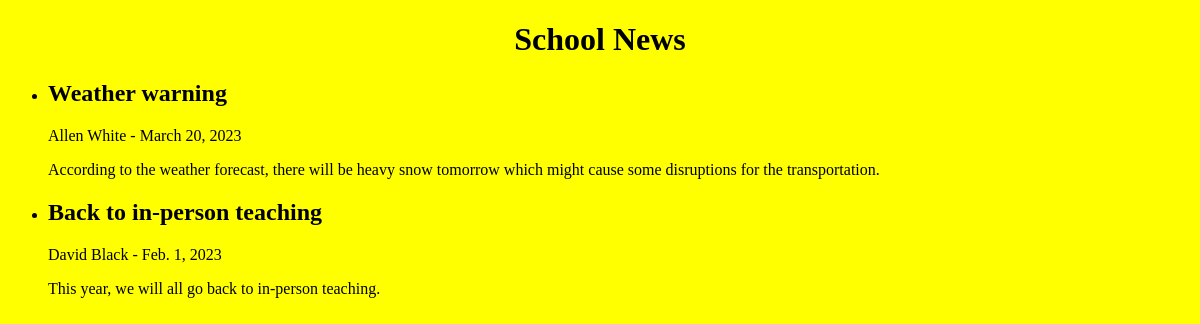
Before: / with the older database file.
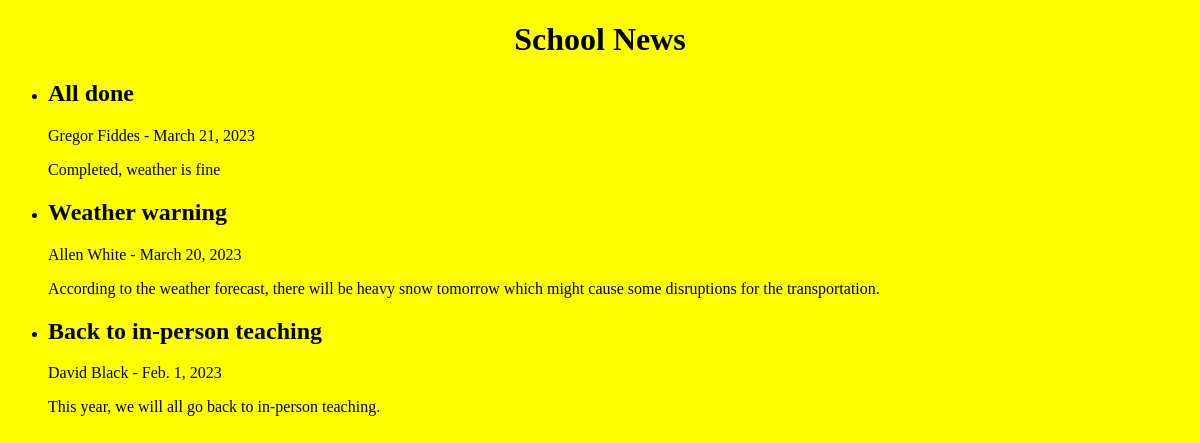
After: the same page with the newer database file.
### testproject/models.py (models this page shows)
class News(models.Model):
    category = models.ForeignKey(Category, on_delete=models.CASCADE)
    title = models.CharField(max_length=128)
    author = models.CharField(max_length=128)
    date = models.DateField()
    text = models.TextField()

### testproject/views.py (the view)
# urls.py: path('', views.index, name='index'),
def index(request):
    news_list = News.objects.order_by('-date')[:5]
    category_list = Category.objects.all()
    context_dict = {}
    context_dict['categories'] = category_list
    context_dict['news'] = news_list
    return render(request, 'testproject/index.html', context=context_dict)

### templates/testproject/index.html (shortened to what this page needs)
<!DOCTYPE html>
{% load staticfiles %}
<html>
    <head>
        <link rel="stylesheet" href="{% static 'styles/styles.css' %}">
    </head>
    <body>
        <h1>School News</h1>
        <ul>
            {% for entry in news %}
            <li>
                <h2>{{ entry.title }}</h2>
                <p class="author">{{ entry.author }} - {{ entry.date }}</p>
                <p>{{ entry.text }}</p>
            </li>
            {% empty %}
            <li><strong>No news available.</strong></li>
            {% endfor %}
        </ul>
    </body>
</html>

### static/styles/styles.css (style rules this page uses)
body { background-color: yellow; }
h1 { color: black; text-align: center; }
h2 { color: black; text-align: left; }
p { color: black; text-align: left; }

Changed rows visible on the page:
added News: title "All done", author "Gregor Fiddes", date "March 21, 2023", text "Completed, weather is fine"
